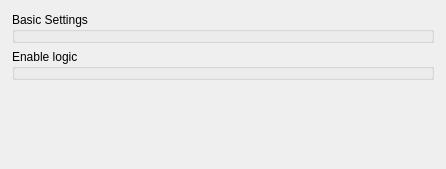
<?xml version="1.0" encoding="UTF-8"?>
<ui version="4.0">
 <class>ILabel</class>
 <widget class="QWidget" name="ILabel">
  <property name="geometry">
   <rect>
    <x>0</x>
    <y>0</y>
    <width>446</width>
    <height>169</height>
   </rect>
  </property>
  <property name="windowTitle">
   <string>Label preferences</string>
  </property>
  <layout class="QVBoxLayout" name="verticalLayout">
   <property name="margin">
    <number>12</number>
   </property>
   <item>
    <widget class="GroupBox" name="groupBox">
     <property name="title">
      <string>Basic Settings</string>
     </property>
     <property name="template" stdset="0">
      <string>inspector-groupbox-roomandpath</string>
     </property>
    </widget>
   </item>
   <item>
    <widget class="GroupBox" name="groupBox_2">
     <property name="title">
      <string>Enable logic</string>
     </property>
     <property name="template" stdset="0">
      <string>inspector-groupbox-enablelogic</string>
     </property>
    </widget>
   </item>
   <item>
    <spacer name="verticalSpacer">
     <property name="orientation">
      <enum>Qt::Vertical</enum>
     </property>
     <property name="sizeHint" stdset="0">
      <size>
       <width>20</width>
       <height>40</height>
      </size>
     </property>
    </spacer>
   </item>
  </layout>
 </widget>
 <customwidgets>
  <customwidget>
   <class>GroupBox</class>
   <extends>QGroupBox</extends>
   <header>wallaby.frontends.qt.widgets.containers.groupBox</header>
  </customwidget>
 </customwidgets>
 <resources/>
 <connections/>
</ui>
